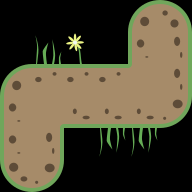

This game map was drawn from its Tiled (.tmx) file and the tilesets committed beside it. A one-line description and the trimmed map source follow:
An orthogonal 6x6 tile map with 32x32 px tiles, 2 tile layers (ground, deco).

<map version="1.0" orientation="orthogonal" renderorder="left-down" width="6" height="6" tilewidth="32" tileheight="32" nextobjectid="12">
 <tileset firstgid="1" source="tileset.tsx" />
 <layer name="ground" width="6" height="6">
  <data>[36 cells, 20 non-empty, 10 distinct tile ids]</data>
 </layer>
 <layer name="deco" width="6" height="6">
  <data>[36 cells, 4 non-empty, 3 distinct tile ids]</data>
 </layer>
</map>
